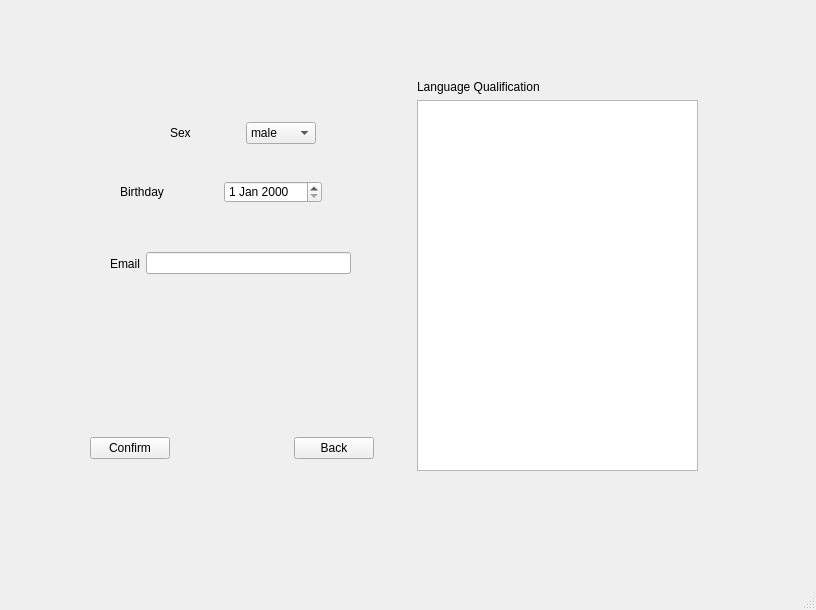
<?xml version="1.0" encoding="UTF-8"?>
<ui version="4.0">
 <class>RegisterWindow</class>
 <widget class="QMainWindow" name="RegisterWindow">
  <property name="geometry">
   <rect>
    <x>0</x>
    <y>0</y>
    <width>816</width>
    <height>610</height>
   </rect>
  </property>
  <property name="windowTitle">
   <string>MainWindow</string>
  </property>
  <property name="styleSheet">
   <string notr="true">color: rgb(0, 0, 0);</string>
  </property>
  <widget class="QWidget" name="centralwidget">
   <widget class="QStackedWidget" name="regstacked">
    <property name="geometry">
     <rect>
      <x>50</x>
      <y>30</y>
      <width>701</width>
      <height>481</height>
     </rect>
    </property>
    <property name="styleSheet">
     <string notr="true"/>
    </property>
    <property name="currentIndex">
     <number>2</number>
    </property>
    <widget class="QWidget" name="pageuni">
     <widget class="QWidget" name="layoutWidget">
      <property name="geometry">
       <rect>
        <x>170</x>
        <y>140</y>
        <width>351</width>
        <height>91</height>
       </rect>
      </property>
      <layout class="QHBoxLayout" name="horizontalLayout">
       <item>
        <widget class="QLabel" name="Identity">
         <property name="font">
          <font>
           <family>微软雅黑</family>
           <pointsize>9</pointsize>
           <weight>75</weight>
           <bold>true</bold>
          </font>
         </property>
         <property name="styleSheet">
          <string notr="true">color: rgb(4, 4, 4);</string>
         </property>
         <property name="text">
          <string>Identity</string>
         </property>
        </widget>
       </item>
       <item>
        <widget class="QLineEdit" name="IdentityEdit">
         <property name="styleSheet">
          <string notr="true">color: qradialgradient(spread:pad, cx:0.757, cy:0.556818, radius:1.016, fx:0.0987124, fy:0.529, stop:0 rgba(135, 137, 146, 255), stop:0.446352 rgba(179, 181, 186, 255), stop:1 rgba(136, 139, 147, 255));</string>
         </property>
         <property name="text">
          <string/>
         </property>
        </widget>
       </item>
      </layout>
     </widget>
     <widget class="QWidget" name="layoutWidget">
      <property name="geometry">
       <rect>
        <x>170</x>
        <y>90</y>
        <width>353</width>
        <height>24</height>
       </rect>
      </property>
      <layout class="QHBoxLayout" name="horizontalLayout_9">
       <item>
        <widget class="QRadioButton" name="IDradio">
         <property name="text">
          <string>ID number</string>
         </property>
        </widget>
       </item>
       <item>
        <widget class="QRadioButton" name="Teleradio">
         <property name="text">
          <string>Telephone</string>
         </property>
        </widget>
       </item>
       <item>
        <widget class="QRadioButton" name="Nickradio">
         <property name="text">
          <string>Nickname</string>
         </property>
        </widget>
       </item>
      </layout>
     </widget>
     <widget class="QWidget" name="layoutWidget">
      <property name="geometry">
       <rect>
        <x>100</x>
        <y>280</y>
        <width>458</width>
        <height>38</height>
       </rect>
      </property>
      <layout class="QHBoxLayout" name="horizontalLayout_16">
       <item>
        <layout class="QHBoxLayout" name="horizontalLayout_14">
         <item>
          <widget class="QPushButton" name="backbutton">
           <property name="text">
            <string>Back</string>
           </property>
          </widget>
         </item>
         <item>
          <spacer name="horizontalSpacer_7">
           <property name="orientation">
            <enum>Qt::Horizontal</enum>
           </property>
           <property name="sizeHint" stdset="0">
            <size>
             <width>40</width>
             <height>20</height>
            </size>
           </property>
          </spacer>
         </item>
        </layout>
       </item>
       <item>
        <layout class="QHBoxLayout" name="horizontalLayout_13">
         <item>
          <widget class="QPushButton" name="checkuni">
           <property name="font">
            <font>
             <family>黑体</family>
             <pointsize>9</pointsize>
             <weight>50</weight>
             <italic>false</italic>
             <bold>false</bold>
            </font>
           </property>
           <property name="styleSheet">
            <string notr="true">color: rgb(0, 0, 0);</string>
           </property>
           <property name="text">
            <string>Verify</string>
           </property>
          </widget>
         </item>
         <item>
          <spacer name="horizontalSpacer_6">
           <property name="orientation">
            <enum>Qt::Horizontal</enum>
           </property>
           <property name="sizeHint" stdset="0">
            <size>
             <width>40</width>
             <height>20</height>
            </size>
           </property>
          </spacer>
         </item>
         <item>
          <widget class="QPushButton" name="nextButton">
           <property name="text">
            <string>Next</string>
           </property>
          </widget>
         </item>
        </layout>
       </item>
      </layout>
     </widget>
    </widget>
    <widget class="QWidget" name="pageregInfo">
     <widget class="QLabel" name="pixlabel">
      <property name="geometry">
       <rect>
        <x>440</x>
        <y>80</y>
        <width>171</width>
        <height>211</height>
       </rect>
      </property>
      <property name="styleSheet">
       <string notr="true">color: rgb(0, 0, 0);</string>
      </property>
      <property name="text">
       <string>头像</string>
      </property>
     </widget>
     <widget class="QWidget" name="layoutWidget">
      <property name="geometry">
       <rect>
        <x>380</x>
        <y>350</y>
        <width>315</width>
        <height>71</height>
       </rect>
      </property>
      <layout class="QHBoxLayout" name="horizontalLayout_7">
       <item>
        <spacer name="horizontalSpacer">
         <property name="orientation">
          <enum>Qt::Horizontal</enum>
         </property>
         <property name="sizeType">
          <enum>QSizePolicy::Fixed</enum>
         </property>
         <property name="sizeHint" stdset="0">
          <size>
           <width>60</width>
           <height>20</height>
          </size>
         </property>
        </spacer>
       </item>
       <item>
        <widget class="QPushButton" name="pixchoose">
         <property name="styleSheet">
          <string notr="true">color: rgb(0, 0, 0);</string>
         </property>
         <property name="text">
          <string>选择…</string>
         </property>
        </widget>
       </item>
       <item>
        <spacer name="horizontalSpacer_2">
         <property name="orientation">
          <enum>Qt::Horizontal</enum>
         </property>
         <property name="sizeType">
          <enum>QSizePolicy::Fixed</enum>
         </property>
         <property name="sizeHint" stdset="0">
          <size>
           <width>60</width>
           <height>20</height>
          </size>
         </property>
        </spacer>
       </item>
      </layout>
     </widget>
     <widget class="QWidget" name="layoutWidget">
      <property name="geometry">
       <rect>
        <x>20</x>
        <y>130</y>
        <width>331</width>
        <height>27</height>
       </rect>
      </property>
      <layout class="QHBoxLayout" name="horizontalLayout_15">
       <item>
        <widget class="QLabel" name="label">
         <property name="styleSheet">
          <string notr="true">color: rgb(0, 0, 0);</string>
         </property>
         <property name="text">
          <string>Welcom!Your Identity</string>
         </property>
        </widget>
       </item>
       <item>
        <widget class="QLineEdit" name="identityread">
         <property name="text">
          <string/>
         </property>
        </widget>
       </item>
      </layout>
     </widget>
     <widget class="QWidget" name="layoutWidget">
      <property name="geometry">
       <rect>
        <x>50</x>
        <y>220</y>
        <width>296</width>
        <height>103</height>
       </rect>
      </property>
      <layout class="QVBoxLayout" name="verticalLayout">
       <item>
        <layout class="QHBoxLayout" name="horizontalLayout_2">
         <item>
          <widget class="QLabel" name="account">
           <property name="styleSheet">
            <string notr="true">color: rgb(0, 0, 0);</string>
           </property>
           <property name="text">
            <string>Account</string>
           </property>
          </widget>
         </item>
         <item>
          <widget class="QLineEdit" name="accountread">
           <property name="text">
            <string/>
           </property>
          </widget>
         </item>
        </layout>
       </item>
       <item>
        <layout class="QHBoxLayout" name="horizontalLayout_8">
         <item>
          <spacer name="horizontalSpacer_3">
           <property name="orientation">
            <enum>Qt::Horizontal</enum>
           </property>
           <property name="sizeType">
            <enum>QSizePolicy::Fixed</enum>
           </property>
           <property name="sizeHint" stdset="0">
            <size>
             <width>40</width>
             <height>20</height>
            </size>
           </property>
          </spacer>
         </item>
         <item>
          <layout class="QHBoxLayout" name="horizontalLayout_3">
           <item>
            <widget class="QLabel" name="psd">
             <property name="styleSheet">
              <string notr="true">color: rgb(0, 0, 0);</string>
             </property>
             <property name="text">
              <string>Password</string>
             </property>
            </widget>
           </item>
           <item>
            <widget class="QLineEdit" name="psdedit"/>
           </item>
          </layout>
         </item>
        </layout>
       </item>
       <item>
        <layout class="QHBoxLayout" name="horizontalLayout_4">
         <item>
          <widget class="QLabel" name="psdrecon">
           <property name="styleSheet">
            <string notr="true">color: rgb(0, 0, 0);</string>
           </property>
           <property name="text">
            <string>ConfirmPassword</string>
           </property>
          </widget>
         </item>
         <item>
          <widget class="QLineEdit" name="psdreread"/>
         </item>
        </layout>
       </item>
      </layout>
     </widget>
     <widget class="QWidget" name="layoutWidget">
      <property name="geometry">
       <rect>
        <x>50</x>
        <y>370</y>
        <width>284</width>
        <height>36</height>
       </rect>
      </property>
      <layout class="QHBoxLayout" name="horizontalLayout_11">
       <item>
        <widget class="QPushButton" name="psdsure">
         <property name="text">
          <string>Confirm</string>
         </property>
        </widget>
       </item>
       <item>
        <spacer name="horizontalSpacer_4">
         <property name="orientation">
          <enum>Qt::Horizontal</enum>
         </property>
         <property name="sizeHint" stdset="0">
          <size>
           <width>40</width>
           <height>20</height>
          </size>
         </property>
        </spacer>
       </item>
       <item>
        <widget class="QPushButton" name="backButton02">
         <property name="text">
          <string>Back</string>
         </property>
        </widget>
       </item>
      </layout>
     </widget>
     <widget class="QLineEdit" name="pixroad">
      <property name="geometry">
       <rect>
        <x>420</x>
        <y>320</y>
        <width>231</width>
        <height>25</height>
       </rect>
      </property>
     </widget>
     <zorder>layoutWidget</zorder>
     <zorder>layoutWidget</zorder>
     <zorder>layoutWidget</zorder>
     <zorder>layoutWidget</zorder>
     <zorder>pixlabel</zorder>
     <zorder>pixroad</zorder>
    </widget>
    <widget class="QWidget" name="pageperinfo">
     <widget class="QWidget" name="layoutWidget_8">
      <property name="geometry">
       <rect>
        <x>367</x>
        <y>50</y>
        <width>281</width>
        <height>391</height>
       </rect>
      </property>
      <layout class="QVBoxLayout" name="verticalLayout_2">
       <item>
        <widget class="QLabel" name="quelification">
         <property name="styleSheet">
          <string notr="true">color: rgb(0, 0, 0);</string>
         </property>
         <property name="text">
          <string>Language Qualification</string>
         </property>
        </widget>
       </item>
       <item>
        <widget class="QTextEdit" name="qualiedit"/>
       </item>
      </layout>
     </widget>
     <widget class="QWidget" name="layoutWidget_9">
      <property name="geometry">
       <rect>
        <x>120</x>
        <y>90</y>
        <width>146</width>
        <height>26</height>
       </rect>
      </property>
      <layout class="QHBoxLayout" name="horizontalLayout_5">
       <item>
        <widget class="QLabel" name="sex">
         <property name="styleSheet">
          <string notr="true">color: rgb(0, 0, 0);</string>
         </property>
         <property name="text">
          <string>Sex</string>
         </property>
        </widget>
       </item>
       <item>
        <widget class="QComboBox" name="sexedit">
         <item>
          <property name="text">
           <string>male</string>
          </property>
         </item>
         <item>
          <property name="text">
           <string>female</string>
          </property>
         </item>
        </widget>
       </item>
      </layout>
     </widget>
     <widget class="QWidget" name="layoutWidget_10">
      <property name="geometry">
       <rect>
        <x>70</x>
        <y>150</y>
        <width>202</width>
        <height>24</height>
       </rect>
      </property>
      <layout class="QHBoxLayout" name="horizontalLayout_6">
       <item>
        <widget class="QLabel" name="birthday">
         <property name="styleSheet">
          <string notr="true">color: rgb(0, 0, 0);</string>
         </property>
         <property name="text">
          <string>Birthday</string>
         </property>
        </widget>
       </item>
       <item>
        <widget class="QDateEdit" name="birthEdit"/>
       </item>
      </layout>
     </widget>
     <widget class="QWidget" name="layoutWidget">
      <property name="geometry">
       <rect>
        <x>60</x>
        <y>220</y>
        <width>241</width>
        <height>27</height>
       </rect>
      </property>
      <layout class="QHBoxLayout" name="horizontalLayout_10">
       <item>
        <widget class="QLabel" name="emaillabel">
         <property name="text">
          <string>Email</string>
         </property>
        </widget>
       </item>
       <item>
        <widget class="QLineEdit" name="emailEdit"/>
       </item>
      </layout>
     </widget>
     <widget class="QWidget" name="layoutWidget">
      <property name="geometry">
       <rect>
        <x>40</x>
        <y>400</y>
        <width>284</width>
        <height>36</height>
       </rect>
      </property>
      <layout class="QHBoxLayout" name="horizontalLayout_12">
       <item>
        <widget class="QPushButton" name="perinfoconfirm">
         <property name="text">
          <string>Confirm</string>
         </property>
        </widget>
       </item>
       <item>
        <spacer name="horizontalSpacer_5">
         <property name="orientation">
          <enum>Qt::Horizontal</enum>
         </property>
         <property name="sizeHint" stdset="0">
          <size>
           <width>40</width>
           <height>20</height>
          </size>
         </property>
        </spacer>
       </item>
       <item>
        <widget class="QPushButton" name="backButton01">
         <property name="text">
          <string>Back</string>
         </property>
        </widget>
       </item>
      </layout>
     </widget>
    </widget>
   </widget>
  </widget>
  <widget class="QMenuBar" name="menubar">
   <property name="geometry">
    <rect>
     <x>0</x>
     <y>0</y>
     <width>816</width>
     <height>30</height>
    </rect>
   </property>
  </widget>
  <widget class="QStatusBar" name="statusbar"/>
 </widget>
 <resources/>
 <connections/>
</ui>
